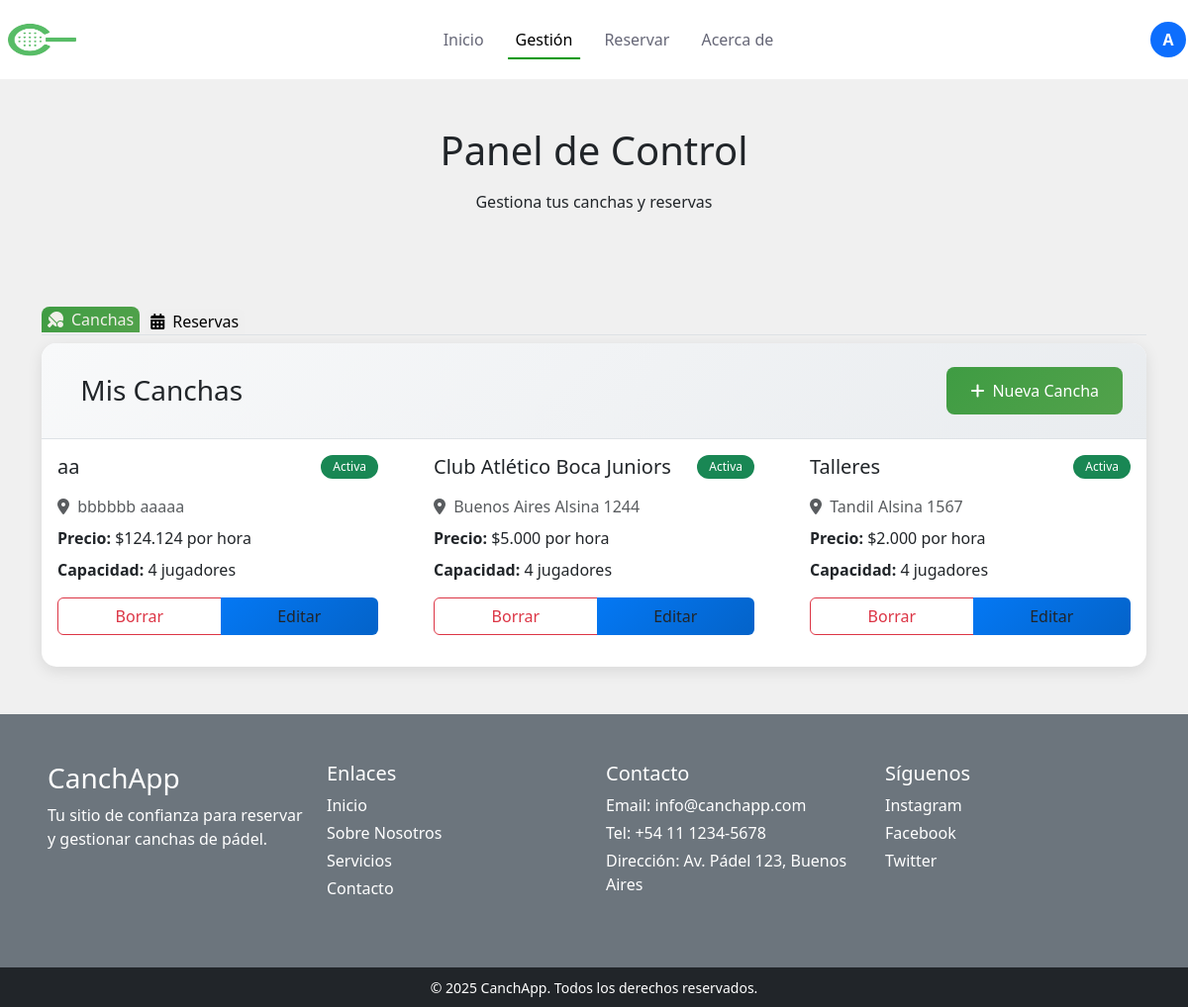
Page /gestion.php (signed in) on the committed database.
### tables this page shows
CREATE TABLE `cancha` (
  `id_cancha` int(11) NOT NULL,
  `id_duenio` int(11) NOT NULL,
  `nombre` varchar(120) NOT NULL,
  `ciudad` varchar(120) NOT NULL,
  `direccion` varchar(120) NOT NULL,
  `foto` varchar(255) NOT NULL,
  `bio` text NOT NULL,
  `verificado` tinyint(1) NOT NULL,
  `valoracion` int(10) NOT NULL,
  `precio` int(11) NOT NULL
);

### gestion.php (the view, shortened to what this page needs)
<?php
require_once 'conexiones/conDB.php';
$nombre = $_SESSION['nombre'] ?? null;
$foto = $_SESSION['foto'] ?? null;
$id_duenio = $_SESSION['id'];
try {
    $stmt = $pdo->prepare("
        SELECT
            c.*,
            COUNT(v.id_valoracion) as total_valoraciones,
            AVG(v.valor) as promedio_valoraciones,
            ROUND(AVG(v.valor), 1) as promedio_redondeado
        FROM cancha c
        LEFT JOIN valoracion v ON c.id_cancha = v.id_cancha
        WHERE c.id_duenio = ?
        GROUP BY c.id_cancha
        ORDER BY c.nombre
    ");
    $stmt->execute([$id_duenio]);
    $miscanchas = $stmt->fetchAll(PDO::FETCH_ASSOC);
} catch (PDOException $e) {
    $error = "Error al cargar canchas: " . $e->getMessage();
    $miscanchas = [];
}
?>
<!DOCTYPE html>
<html lang="es">
<head>
    <link href="https://cdn.jsdelivr.net/npm/bootstrap@5.3.8/dist/css/bootstrap.min.css" rel="stylesheet"
>
    <link href="https://cdnjs.cloudflare.com/ajax/libs/font-awesome/6.0.0/css/all.min.css" rel="stylesheet">
    <link rel="stylesheet" href="style.css">
</head>
<body>
    <div class="container-fluid p-0 m-0 main-container" style="background-color: #f0f0f0; min-height: 100vh;">
        <div class="row" id="navbar">
            <div class="col-12">
                <nav class="navbar navbar-expand-lg">
                    <a class="navbar-brand me-auto" href="#">
                        <img src="image/icon.png" alt="Logo" width="85" height="60"
                            class="d-inline-block align-text-top">
                    </a>
                    <div class="offcanvas offcanvas-end" tabindex="-1" id="offcanvasNavbar"
                        aria-labelledby="offcanvasNavbarLabel">
                        <div class="offcanvas-body">
                            <ul class="navbar-nav justify-content-center flex-grow-1 pe-3">
                                <li class="nav-item">
                                    <a class="nav-link mx-lg-2" href="index.php">Inicio</a>
                                </li>
                                <li class="nav-item">
                                    <a class="nav-link mx-lg-2 active" aria-current="page">Gestión</a>
                                </li>
                                <li class="nav-item">
                                    <a class="nav-link mx-lg-2" href="buscador.php">Reservar</a>
                                </li>
                                <li class="nav-item">
                                    <a class="nav-link mx-lg-2" href="acerca-de.php">Acerca de</a>
                                </li>
                            </ul>
                        </div>
                    </div>
                    <?php if ($nombre): ?>
                        <div class="dropdown">
                            <button class="btn p-0 border-0" type="button" data-bs-toggle="dropdown" aria-expanded="false">
                                <?php if (!empty($foto)): ?>
                                    <img src="uploads/usuarios/<?= htmlspecialchars($foto) ?>"
                                        alt="Foto de perfil de <?= htmlspecialchars($nombre) ?>"
                                        class="rounded-circle border border-2 border-white" width="40" height="40"
                                        style="object-fit: cover;">
                                <?php else: ?>
                                    <div class="rounded-circle border border-2 border-white d-flex align-items-center justify-content-center bg-primary text-white"
                                        style="width: 40px; height: 40px; font-size: 16px; font-weight: bold;">
                                        <?= strtoupper(substr($nombre, 0, length: 1)) ?>
                                    </div>
                                <?php endif; ?>
                            </button>
                        </div>
                    <?php else: ?>
                        <a href="inicioses.php" class="login-button btn btn-primary">Login</a>
                    <?php endif; ?>
                </nav>
            </div>
        </div>
        <div class="hero-section" >
            <div class="container text-dark">
                <div class="text-center">
                    <h1 class="text-center-left text-dark mb-3">Panel de Control</h1>
                    <p class="text-center-left text-dark">Gestiona tus canchas y reservas</p>
                </div>
            </div>
        </div>
        <div class="container">
            <ul class="nav nav-tabs mb-2" id="managementTabs" role="tablist">
                <li class="nav-item" role="presentation">
                    <button class="nav-link-2 active" id="courts-tab" data-bs-toggle="tab" data-bs-target="#courts"
                        type="button" role="tab">
                        <i class="fas fa-table-tennis-paddle-ball me-2"></i>Canchas
                    </button>
                </li>
                <li class="nav-item" role="presentation">
                    <button class="nav-link-2" id="bookings-tab" data-bs-toggle="tab" data-bs-target="#bookings"
                        type="button" role="tab">
                        <i class="fas fa-calendar-alt me-2"></i>Reservas
                    </button>
                </li>
            </ul>
            <div class="tab-content" id="managementTabsContent">
                <div class="tab-pane fade show active" id="courts" role="tabpanel">
                    <div class="section-card">
                        <div class="section-header">
                            <div class="d-flex justify-content-between align-items-center">
                                <h3 class="mb-0">
                                    Mis Canchas
                                </h3>
                                <div>
                                    <a href="crear_cancha.php" class="btn btn-primary">
                                        <i class="fas fa-plus me-2"></i>Nueva Cancha
                                    </a>
                                </div>
                            </div>
                        </div>
                        <div class="card-body">
                            <?php if (!empty($miscanchas)): ?>
                                <div class="row">
                                    <?php foreach ($miscanchas as $cancha): ?>
                                        <div class="col-md-4 mb-3">
                                            <div class="card cancha-card h-100">
                                                <div class="card-body">
                                                    <div class="d-flex justify-content-between align-items-start mb-2">
                                                        <h5 class="card-title"><?= htmlspecialchars($cancha['nombre']) ?></h5>
                                                        <span class="badge bg-success status-badge">Activa</span>
                                                    </div>
                                                    <p class="card-text text-muted mb-2">
                                                        <i class="fas fa-map-marker-alt me-1"></i>
                                                        <?= htmlspecialchars($cancha['ciudad']) ?>
                                                        <?= htmlspecialchars($cancha['direccion']) ?>
                                                    </p>
                                                    <p class="card-text mb-2">
                                                        <strong>Precio:</strong>
                                                        $<?= number_format($cancha['precio'], 0, ',', '.') ?> por hora
                                                    </p>
                                                    <p class="card-text mb-3">
                                                        <strong>Capacidad:</strong> 4 jugadores
                                                    </p>
                                                    <div class="btn-group w-100" role="group">
                                                        <button class="btn btn-outline-danger" type="button"
                                                                onclick="confirmarEliminacion(<?= (int) $cancha['id_cancha'] ?>)">
                                                            <i class="bi bi-trash"></i> Borrar
                                                        </button>
                                                        <button class="btn btn-warning"
                                                                type="button"
                                                                data-bs-toggle="modal"
                                                                data-bs-target="#modalEditar<?= $cancha['id_cancha'] ?>"
                                                                data-id="<?= $cancha['id_cancha'] ?>"
                                                                data-nombre="<?= htmlspecialchars($cancha['nombre'], ENT_QUOTES) ?>"
                                                                data-ciudad="<?= htmlspecialchars($cancha['ciudad'], ENT_QUOTES) ?>"
                                                                data-direccion="<?= htmlspecialchars($cancha['direccion'], ENT_QUOTES) ?>"
                                                                data-bio="<?= htmlspecialchars($cancha['bio'], ENT_QUOTES) ?>"
                                                                data-precio="<?= htmlspecialchars($cancha['precio'], ENT_QUOTES) ?>"
                                                                data-foto="<?= htmlspecialchars($cancha['foto'], ENT_QUOTES) ?>">
                                                            <i class="bi bi-pencil"></i> Editar
                                                        </button>
                                                    </div>
                                                </div>
                                            </div>
                                        </div>
                                    <?php endforeach; ?>
                                </div>
                            <?php endif; ?>
                        </div>
                    </div>
                </div>
            </div>
        </div>
        <footer class="mt-5">
            <div class="row p-5 bg-secondary text-white">
                <div class="col-xs-12 col-md-6 col-lg-3 mb-3">
                    <h3 class="mb-2">CanchApp</h3>
                    <p>Tu sitio de confianza para reservar y gestionar canchas de pádel.</p>
                </div>
                <div class="col-xs-12 col-md-6 col-lg-3 mb-3">
                    <h5 class="mb-2">Enlaces</h5>
                    <a href="#" class="d-block text-white text-decoration-none mb-1">Inicio</a>
                    <a href="#" class="d-block text-white text-decoration-none mb-1">Sobre Nosotros</a>
                    <a href="#" class="d-block text-white text-decoration-none mb-1">Servicios</a>
                    <a href="#" class="d-block text-white text-decoration-none mb-1">Contacto</a>
                </div>
                <div class="col-xs-12 col-md-6 col-lg-3 mb-3">
                    <h5 class="mb-2">Contacto</h5>
                    <p class="mb-1">Email: info@canchapp.com</p>
                    <p class="mb-1">Tel: +54 11 1234-5678</p>
                    <p class="mb-1">Dirección: Av. Pádel 123, Buenos Aires</p>
                </div>
                <div class="col-xs-12 col-md-6 col-lg-3 mb-3">
                    <h5 class="mb-2">Síguenos</h5>
                    <a href="#" class="d-block text-white text-decoration-none mb-1">Instagram</a>
                    <a href="#" class="d-block text-white text-decoration-none mb-1">Facebook</a>
                    <a href="#" class="d-block text-white text-decoration-none mb-1">Twitter</a>
                </div>
            </div>
            <div class="row bg-dark text-white text-center py-2">
                <div class="col-12">
                    <small>&copy; 2025 CanchApp. Todos los derechos reservados.</small>
                </div>
            </div>
        </footer>
    </div>
</body>
</html>

### style.css (style rules this page uses)
.container-fluid { overflow-x: hidden; }
.navbar { background-color: white; height: 80px; border: 2px black; }
.navbar-brand { font-size: 24px; font-weight: 500; color: #009907; transition: 0.3s color; }
.nav-link { color: #666777; font-weight: 500; position: relative; }
.nav-link:hover, .nav-link.active { color: #000; }
@media (min-width: 991px) { .nav-link::before { content: ""; position: absolute; bottom: 0; left: 50%; transform: translateX(-50%); width: 0; height: 2px; background-color: #009907; visibility: hidden; transition: 0.3s ease-in-out; } }
@media (min-width: 991px) { .nav-link:hover::before, .nav-link.active::before { width: 100%; visibility: visible; } }
body { background-color: #000; overflow-x: hidden; }
body { overscroll-behavior-y: none; overscroll-behavior-x: none; }
.btn-primary { background: linear-gradient(135deg, #009907, #007a05); border: none; font-weight: 600; transition: transform 0.3s ease; }
.card { transition: transform 0.3s ease, box-shadow 0.3s ease; }
.btn { transition: all 0.3s ease; }

### gestion.php (style rules this page uses)
body { background-color: #000000ff; }
.main-container { min-height: 100vh; }
.nav-link-2 { color: black !important; font-weight: 500; transition: all 0.3s ease; }
.nav-link-2:hover, .nav-link-2.active { color: #F1F0E9 !important; transform: translateY(-2px); }
.hero-section { padding: 3rem 0; margin-bottom: 2rem; }
.section-card { background: white; border-radius: 15px; box-shadow: 0 4px 15px rgba(0, 0, 0, 0.1); border: none; margin-bottom: 2rem; }
.section-header { background: linear-gradient(135deg, #f8f9fa, #e9ecef); border-radius: 15px 15px 0 0; padding: 1.5rem; border-bottom: 1px solid #dee2e6; }
.btn-primary { background: linear-gradient(135deg, #3f9c43ff, #52a24bff); border: none; padding: 0.75rem 1.5rem; border-radius: 8px; font-weight: 500; transition: all 0.3s ease; }
.btn-warning { background: linear-gradient(135deg, #0478f4ff, #0463c9ff); border: none; color: #212529; font-weight: 500; }
.badge { padding: 0.5rem 0.75rem; border-radius: 20px; font-weight: 500; }
.cancha-card { transition: transform 0.3s ease; border: none; border-radius: 15px; overflow: hidden; }
.status-badge { font-size: 0.75rem; padding: 0.375rem 0.75rem; }
.nav-tabs .nav-link-2 { color: #495057; border: none; border-radius: 8px 8px 0 0; margin-right: 5px; }
.nav-tabs .nav-link-2.active { background: linear-gradient(135deg, #3f9c43ff, #52a24bff); color: white; border: none; }

### rows in the picture
cancha: nombre "aa", ciudad "bbbbbb", direccion "aaaaa", precio "124.124"
cancha: nombre "Club Atlético Boca Juniors", ciudad "Buenos Aires", direccion "Alsina 1244", precio "5.000"
cancha: nombre "Talleres", ciudad "Tandil", direccion "Alsina 1567", precio "2.000"

### other values in the picture
substr($nombre, 0, length: 1) "A"
